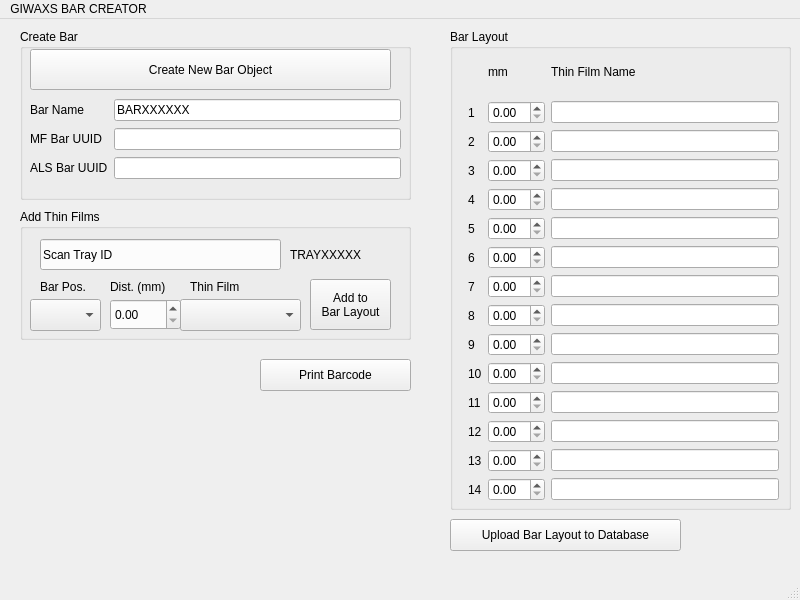
<?xml version="1.0" encoding="UTF-8"?>
<ui version="4.0">
 <class>MainWindow</class>
 <widget class="QMainWindow" name="MainWindow">
  <property name="geometry">
   <rect>
    <x>0</x>
    <y>0</y>
    <width>800</width>
    <height>600</height>
   </rect>
  </property>
  <property name="windowTitle">
   <string>MainWindow</string>
  </property>
  <widget class="QWidget" name="centralwidget">
   <widget class="QLineEdit" name="lineEdit_tray_uuid">
    <property name="geometry">
     <rect>
      <x>40</x>
      <y>220</y>
      <width>241</width>
      <height>31</height>
     </rect>
    </property>
    <property name="text">
     <string>Scan Tray ID</string>
    </property>
   </widget>
   <widget class="QGroupBox" name="groupBox">
    <property name="geometry">
     <rect>
      <x>20</x>
      <y>10</y>
      <width>391</width>
      <height>171</height>
     </rect>
    </property>
    <property name="title">
     <string>Create Bar </string>
    </property>
    <widget class="QWidget" name="layoutWidget">
     <property name="geometry">
      <rect>
       <x>10</x>
       <y>69</y>
       <width>371</width>
       <height>85</height>
      </rect>
     </property>
     <layout class="QGridLayout" name="gridLayout">
      <item row="0" column="0">
       <widget class="QLabel" name="label">
        <property name="text">
         <string>Bar Name</string>
        </property>
       </widget>
      </item>
      <item row="0" column="1">
       <widget class="QLineEdit" name="lineEdit_barName">
        <property name="text">
         <string>BARXXXXXX</string>
        </property>
       </widget>
      </item>
      <item row="1" column="0">
       <widget class="QLabel" name="label_2">
        <property name="text">
         <string>MF Bar UUID</string>
        </property>
       </widget>
      </item>
      <item row="1" column="1">
       <widget class="QLineEdit" name="lineEdit_mf_bar_uuid"/>
      </item>
      <item row="2" column="0">
       <widget class="QLabel" name="label_3">
        <property name="text">
         <string>ALS Bar UUID</string>
        </property>
       </widget>
      </item>
      <item row="2" column="1">
       <widget class="QLineEdit" name="lineEdit_als_bar_uuid"/>
      </item>
     </layout>
    </widget>
    <widget class="QPushButton" name="pushButton_create_bar">
     <property name="geometry">
      <rect>
       <x>10</x>
       <y>20</y>
       <width>361</width>
       <height>41</height>
      </rect>
     </property>
     <property name="text">
      <string>Create New Bar Object</string>
     </property>
    </widget>
   </widget>
   <widget class="QComboBox" name="comboBox_select_barpos">
    <property name="geometry">
     <rect>
      <x>30</x>
      <y>280</y>
      <width>71</width>
      <height>32</height>
     </rect>
    </property>
   </widget>
   <widget class="QLabel" name="label_19">
    <property name="geometry">
     <rect>
      <x>40</x>
      <y>260</y>
      <width>50</width>
      <height>16</height>
     </rect>
    </property>
    <property name="text">
     <string>Bar Pos.</string>
    </property>
   </widget>
   <widget class="QLabel" name="label_20">
    <property name="geometry">
     <rect>
      <x>110</x>
      <y>260</y>
      <width>88</width>
      <height>16</height>
     </rect>
    </property>
    <property name="text">
     <string>Dist. (mm)</string>
    </property>
   </widget>
   <widget class="QDoubleSpinBox" name="doubleSpinBox_enter_mm">
    <property name="geometry">
     <rect>
      <x>110</x>
      <y>280</y>
      <width>71</width>
      <height>31</height>
     </rect>
    </property>
   </widget>
   <widget class="QLabel" name="label_21">
    <property name="geometry">
     <rect>
      <x>190</x>
      <y>260</y>
      <width>55</width>
      <height>16</height>
     </rect>
    </property>
    <property name="text">
     <string>Thin Film</string>
    </property>
   </widget>
   <widget class="QComboBox" name="comboBox_select_thinfilm">
    <property name="geometry">
     <rect>
      <x>180</x>
      <y>280</y>
      <width>121</width>
      <height>32</height>
     </rect>
    </property>
   </widget>
   <widget class="QPushButton" name="pushButton_add_to_bar">
    <property name="geometry">
     <rect>
      <x>310</x>
      <y>260</y>
      <width>81</width>
      <height>51</height>
     </rect>
    </property>
    <property name="text">
     <string>Add to
Bar Layout</string>
    </property>
   </widget>
   <widget class="QGroupBox" name="groupBox_3">
    <property name="geometry">
     <rect>
      <x>20</x>
      <y>190</y>
      <width>391</width>
      <height>131</height>
     </rect>
    </property>
    <property name="title">
     <string>Add Thin Films</string>
    </property>
    <widget class="QLabel" name="label_tray_name">
     <property name="geometry">
      <rect>
       <x>270</x>
       <y>36</y>
       <width>91</width>
       <height>20</height>
      </rect>
     </property>
     <property name="text">
      <string>TRAYXXXXX</string>
     </property>
    </widget>
   </widget>
   <widget class="QPushButton" name="pushButton_upload_bar">
    <property name="geometry">
     <rect>
      <x>450</x>
      <y>500</y>
      <width>231</width>
      <height>32</height>
     </rect>
    </property>
    <property name="text">
     <string>Upload Bar Layout to Database</string>
    </property>
   </widget>
   <widget class="QPushButton" name="pushButton_print_barcode">
    <property name="geometry">
     <rect>
      <x>260</x>
      <y>340</y>
      <width>151</width>
      <height>32</height>
     </rect>
    </property>
    <property name="text">
     <string>Print Barcode</string>
    </property>
   </widget>
   <widget class="QGroupBox" name="groupBox_2">
    <property name="geometry">
     <rect>
      <x>450</x>
      <y>10</y>
      <width>341</width>
      <height>481</height>
     </rect>
    </property>
    <property name="title">
     <string>Bar Layout</string>
    </property>
   </widget>
   <widget class="QWidget" name="">
    <property name="geometry">
     <rect>
      <x>468</x>
      <y>30</y>
      <width>311</width>
      <height>452</height>
     </rect>
    </property>
    <layout class="QGridLayout" name="gridLayout_2">
     <item row="0" column="1">
      <widget class="QLabel" name="label_17">
       <property name="text">
        <string>mm </string>
       </property>
      </widget>
     </item>
     <item row="0" column="2">
      <widget class="QLabel" name="label_18">
       <property name="text">
        <string>Thin Film Name</string>
       </property>
      </widget>
     </item>
     <item row="1" column="0">
      <widget class="QLabel" name="label_4">
       <property name="text">
        <string>1</string>
       </property>
      </widget>
     </item>
     <item row="1" column="1">
      <widget class="QDoubleSpinBox" name="doubleSpinBox_mm_1"/>
     </item>
     <item row="1" column="2">
      <widget class="QLineEdit" name="lineEdit_tf_1"/>
     </item>
     <item row="2" column="0">
      <widget class="QLabel" name="label_5">
       <property name="text">
        <string>2</string>
       </property>
      </widget>
     </item>
     <item row="2" column="1">
      <widget class="QDoubleSpinBox" name="doubleSpinBox_mm_2"/>
     </item>
     <item row="2" column="2">
      <widget class="QLineEdit" name="lineEdit_tf_2"/>
     </item>
     <item row="3" column="0">
      <widget class="QLabel" name="label_7">
       <property name="text">
        <string>3</string>
       </property>
      </widget>
     </item>
     <item row="3" column="1">
      <widget class="QDoubleSpinBox" name="doubleSpinBox_mm_3"/>
     </item>
     <item row="3" column="2">
      <widget class="QLineEdit" name="lineEdit_tf_3"/>
     </item>
     <item row="4" column="0">
      <widget class="QLabel" name="label_6">
       <property name="text">
        <string>4</string>
       </property>
      </widget>
     </item>
     <item row="4" column="1">
      <widget class="QDoubleSpinBox" name="doubleSpinBox_mm_4"/>
     </item>
     <item row="4" column="2">
      <widget class="QLineEdit" name="lineEdit_tf_4"/>
     </item>
     <item row="5" column="0">
      <widget class="QLabel" name="label_9">
       <property name="text">
        <string>5</string>
       </property>
      </widget>
     </item>
     <item row="5" column="1">
      <widget class="QDoubleSpinBox" name="doubleSpinBox_mm_5"/>
     </item>
     <item row="5" column="2">
      <widget class="QLineEdit" name="lineEdit_tf_5"/>
     </item>
     <item row="6" column="0">
      <widget class="QLabel" name="label_8">
       <property name="text">
        <string>6</string>
       </property>
      </widget>
     </item>
     <item row="6" column="1">
      <widget class="QDoubleSpinBox" name="doubleSpinBox_mm_6"/>
     </item>
     <item row="6" column="2">
      <widget class="QLineEdit" name="lineEdit_tf_6"/>
     </item>
     <item row="7" column="0">
      <widget class="QLabel" name="label_11">
       <property name="text">
        <string>7</string>
       </property>
      </widget>
     </item>
     <item row="7" column="1">
      <widget class="QDoubleSpinBox" name="doubleSpinBox_mm_7"/>
     </item>
     <item row="7" column="2">
      <widget class="QLineEdit" name="lineEdit_tf_7"/>
     </item>
     <item row="8" column="0">
      <widget class="QLabel" name="label_10">
       <property name="text">
        <string>8</string>
       </property>
      </widget>
     </item>
     <item row="8" column="1">
      <widget class="QDoubleSpinBox" name="doubleSpinBox_mm_8"/>
     </item>
     <item row="8" column="2">
      <widget class="QLineEdit" name="lineEdit_tf_8"/>
     </item>
     <item row="9" column="0">
      <widget class="QLabel" name="label_13">
       <property name="text">
        <string>9</string>
       </property>
      </widget>
     </item>
     <item row="9" column="1">
      <widget class="QDoubleSpinBox" name="doubleSpinBox_mm_9"/>
     </item>
     <item row="9" column="2">
      <widget class="QLineEdit" name="lineEdit_tf_9"/>
     </item>
     <item row="10" column="0">
      <widget class="QLabel" name="label_12">
       <property name="text">
        <string>10</string>
       </property>
      </widget>
     </item>
     <item row="10" column="1">
      <widget class="QDoubleSpinBox" name="doubleSpinBox_mm_10"/>
     </item>
     <item row="10" column="2">
      <widget class="QLineEdit" name="lineEdit_tf_10"/>
     </item>
     <item row="11" column="0">
      <widget class="QLabel" name="label_15">
       <property name="text">
        <string>11</string>
       </property>
      </widget>
     </item>
     <item row="11" column="1">
      <widget class="QDoubleSpinBox" name="doubleSpinBox_mm_11"/>
     </item>
     <item row="11" column="2">
      <widget class="QLineEdit" name="lineEdit_tf_11"/>
     </item>
     <item row="12" column="0">
      <widget class="QLabel" name="label_14">
       <property name="text">
        <string>12</string>
       </property>
      </widget>
     </item>
     <item row="12" column="1">
      <widget class="QDoubleSpinBox" name="doubleSpinBox_mm_12"/>
     </item>
     <item row="12" column="2">
      <widget class="QLineEdit" name="lineEdit_tf_12"/>
     </item>
     <item row="13" column="0">
      <widget class="QLabel" name="label_16">
       <property name="text">
        <string>13</string>
       </property>
      </widget>
     </item>
     <item row="13" column="1">
      <widget class="QDoubleSpinBox" name="doubleSpinBox_mm_13"/>
     </item>
     <item row="13" column="2">
      <widget class="QLineEdit" name="lineEdit_tf_13"/>
     </item>
     <item row="14" column="0">
      <widget class="QLabel" name="label_22">
       <property name="text">
        <string>14</string>
       </property>
      </widget>
     </item>
     <item row="14" column="1">
      <widget class="QDoubleSpinBox" name="doubleSpinBox_mm_14"/>
     </item>
     <item row="14" column="2">
      <widget class="QLineEdit" name="lineEdit_tf_14"/>
     </item>
    </layout>
   </widget>
  </widget>
  <widget class="QMenuBar" name="menubar">
   <property name="geometry">
    <rect>
     <x>0</x>
     <y>0</y>
     <width>800</width>
     <height>37</height>
    </rect>
   </property>
   <widget class="QMenu" name="menuGIWAXS_BAR_CREATOR">
    <property name="title">
     <string>GIWAXS BAR CREATOR</string>
    </property>
   </widget>
   <addaction name="menuGIWAXS_BAR_CREATOR"/>
  </widget>
  <widget class="QStatusBar" name="statusbar"/>
 </widget>
 <resources/>
 <connections/>
</ui>
